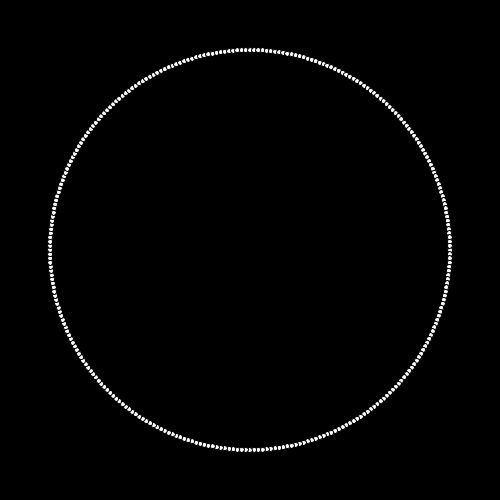
Frame 1 (no input)
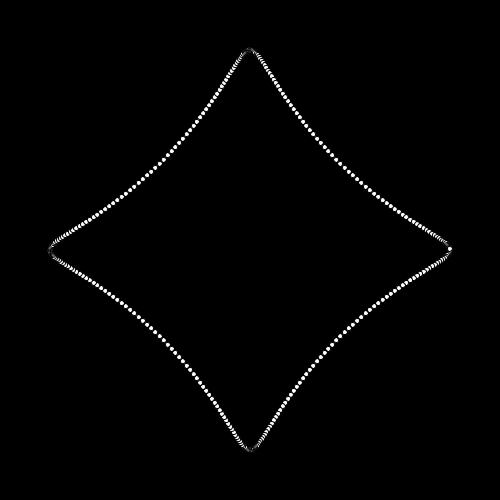
Frame 60 (the mouse pressed at the canvas centre just before this capture)
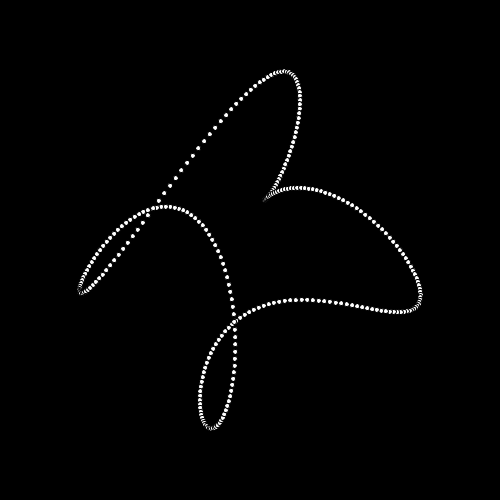
Frame 120 (the mouse held since frame 60 and released just before this capture)

The Processing sketch that drew these frames (run headless with seeded random() and noise(); from frame 60 on, the mouse is pressed at the canvas centre):

// Processing sketch: morphing_demo
// ── morphing_demo.pde
int n = 300;
float rad[] = new float[n];
int r = 200;
void setup(){
  size(500,500);
  for(int i=0;i<n;i++){
     rad[i] = map(i,0,n,0,2*PI);
  }
}

void draw(){
  background(0);
  translate(width/2, height/2);
  float t = map(cos(radians(2*frameCount)),-1,1,0,1);
  for(int i=0;i<n;i++){
     float per1 = t, per2 = 1.0-t;
     PVector pos = new PVector();
     if(2*frameCount%720 <= 180){
       pos = circle(rad[i],r).mult(per1).add(asteroid(rad[i],r).mult(per2));
     }else if(2*frameCount%720 <= 360){
       pos = lissajous(rad[i],r).mult(per1).add(asteroid(rad[i],r).mult(per2));
     }else if(2*frameCount%720 <= 540){
       pos = lissajous(rad[i],r).mult(per1).add(line_(rad[i],r).mult(per2));
     }else{
       pos = circle(rad[i],r).mult(per1).add(line_(rad[i],r).mult(per2));
     }
     ellipse(pos.x, pos.y,5,5);
  }
  
  
}

PVector circle(float rad, float radius){
  return new PVector(radius*cos(rad), 
                     radius*sin(rad));
}

PVector asteroid(float rad, float radius){
  return new PVector(radius*cos(rad)*cos(rad)*cos(rad),
                     radius*sin(rad)*sin(rad)*sin(rad));
}

PVector lissajous(float rad, float radius){
  return new PVector(radius*sin(3*rad), radius*sin(4*rad));
}

PVector line_(float rad, float radius){
  return new PVector(radius*cos(rad), radius*cos(rad));
}
